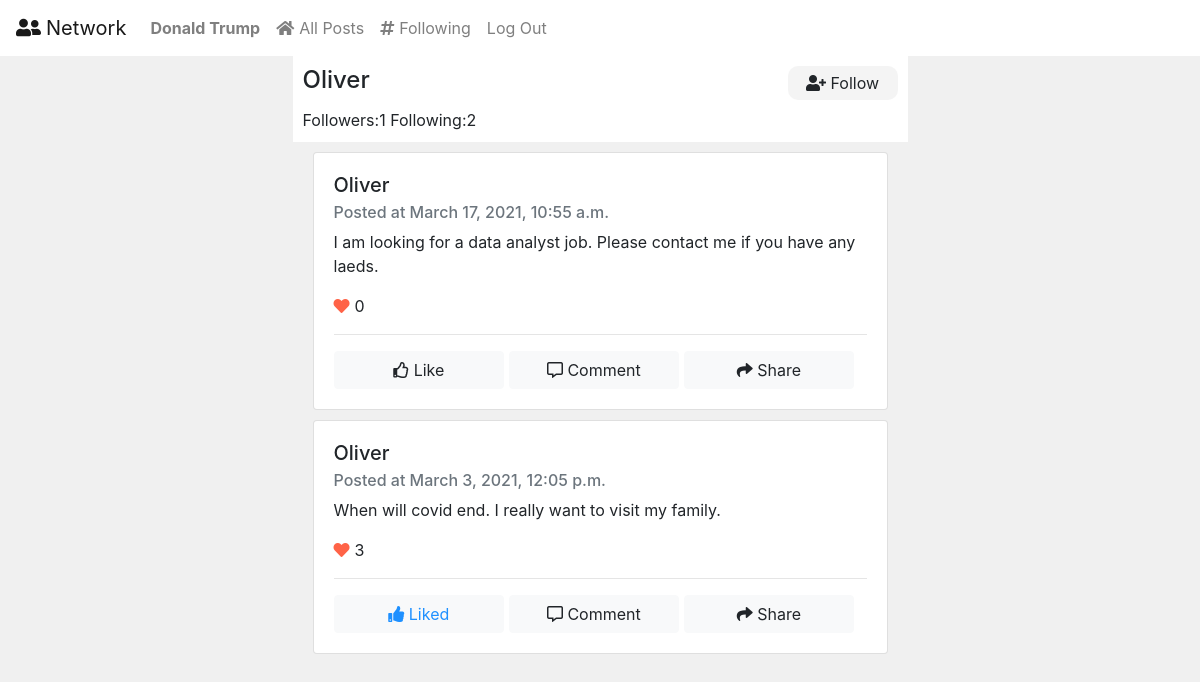
The app's page /profile/1 (signed in) with its own data.
### network/models.py (models this page shows, shortened)
class User(AbstractUser):
    pass

class Post(models.Model):
    user = models.ForeignKey(User, on_delete=models.CASCADE, related_name="posts")
    content = models.TextField(max_length=512)
    timestamp = models.DateTimeField(auto_now_add=True)
    likes = models.ManyToManyField(User, related_name="liked")

### network/views.py (the view)
# urls.py: path("profile/<int:user_id>", views.profile, name="profile"),
def profile(request, user_id):
    user_profile = User.objects.get(pk=user_id)
    all_posts = Post.objects.filter(user=user_id).order_by("-timestamp")
    paginator = Paginator(all_posts, 8)
    page_number = request.GET.get('page')
    page_obj = paginator.get_page(page_number)
    profile_follower = Follower.objects.filter(user=user_profile)
    profile_follower_id = flatten(profile_follower.values_list('follower'))
    if request.method == "POST":
        if 'follow' in request.POST:
            Follower.objects.create(user=user_profile, follower=request.user)
        elif 'unfollow' in request.POST:
            Follower.objects.get(user=user_profile, follower=request.user).delete()
        return HttpResponseRedirect(reverse("profile", args=(user_id,)))
    return render(request, "network/profile.html", {
        "user_profile": user_profile,
        "page_obj": page_obj,
        "profile_follower_id": profile_follower_id,
    })

### network/templates/network/profile.html (shortened to what this page needs)
{% extends "network/layout.html" %}
{% load static %}
{% block body %}
    <div class="row">
        <div class="col"></div>
        <div class="col-6">
            <div class="user-details">
                <div class="user-details-top">
                    <h4 class="username">{{ user_profile.username|capfirst }}</h4>
                    <div class="user-details-top-follow">
                        <form action="#" method="post">
                            {% if user != user_profile %}
                                {% if user.id not in profile_follower_id %}
                                    <label for="follow" class="follow-btn"><i class="fas fa-user-plus"></i>  Follow</label>
                                {% else%}
                                    <label for="unfollow" class="unfollow-btn"><i class="fas fa-user-minus"></i>  Unfollow</label>
                                    <input id="unfollow" class="unfollow" type="submit" name="unfollow" value="following">
                                {% endif %}
                            {% endif %}
                        </form>
                    </div>
                </div>
                    <div class="connection">
                        <span>Followers:{{ user_profile.follower.count }}</span>
                        <span>Following:{{ user_profile.following.count }}</span>
                    </div>
            </div>
            {%  for post in page_obj %}
                <div class="card">
                    <div class="card-body">
                        <h5 class="card-title">{{ post.user.username|capfirst }}</h5>
                        <h6 class="card-subtitle mb-2 text-muted">Posted at {{ post.timestamp }}</h6>
                        <p class="card-text">{{ post.content }}</p>
                        <p><i class="fas fa-heart"></i><span class="card-text" id="likes{{ post.id }}">{{ post.likes.count }}</span></p>
                        <hr>
                        {% if user in post.likes.all %}
                            <button data-postid="{{ post.id }}" class="btn btn-light like" style="color:dodgerblue"><i class="fas fa-thumbs-up"></i> Liked</button>
                        {% else %}
                            <button data-postid="{{ post.id }}" class="btn btn-light like"><i class="far fa-thumbs-up"></i> Like</button>
                        {% endif %}
                        <button class="btn btn-light comment"><i class="far fa-comment-alt"></i> Comment</button>
                        <button class="btn btn-light share"><i class="fas fa-share"></i> Share</button>
                    </div>
                </div>
            {% endfor %}
        </div>
        <div class="col"></div>
    </div>
{% endblock %}

### network/templates/network/layout.html (shortened to what this page needs)
{% load static %}
<!DOCTYPE html>
<html lang="en">
    <head>
        <link rel="stylesheet" href="https://stackpath.bootstrapcdn.com/bootstrap/4.4.1/css/bootstrap.min.css">
        <link href="{% static 'network/styles.css' %}" rel="stylesheet">
        <link rel="stylesheet" href="{% static 'network/css/all.css' %}">
    </head>
    <body>
        <nav class="navbar navbar-expand-lg navbar-light" style="background-color: white;">
            <a class="navbar-brand" href="{% url 'index' %}"><i class="fas fa-user-friends"></i>Network</a>
            <div>
              <ul class="navbar-nav mr-auto">
                {% if user.is_authenticated %}
                    <li class="nav-item">
                        <a class="nav-link" href="/profile/{{ user.id }}"><strong>{{ user.username|capfirst }}</strong></a>
                    </li>
                {% endif %}
                <li class="nav-item">
                  <a class="nav-link" href="{% url 'index' %}"><i class="fas fa-home"></i>All Posts</a>
                </li>
                {% if user.is_authenticated %}
                    <li class="nav-item">
                        <a class="nav-link" href="{% url 'following' %}"><i class="fas fa-hashtag"></i>Following</a>
                    </li>
                    <li class="nav-item">
                        <a class="nav-link" href="{% url 'logout' %}">Log Out</a>
                    </li>
                {% endif %}
              </ul>
            </div>
          </nav>
        <div class="body">
            {% block body %}
            {% endblock %}
        </div>
    </body>
</html>

### network/static/network/styles.css (style rules this page uses)
body { background-color: rgb(235, 235, 235, 0.7); }
.fa-user-friends, .fa-home, .fa-hashtag { margin-right: 5px; }
.btn-light { width: 32%; outline: none; }
.col-6 { min-height: 100vh; padding:0px; }
.card { margin:10px 20px; }
.fa-heart { color:tomato; margin-right: 5px; }
.user-details { padding-top: 20px; padding:10px; background-color: white; width: 100%; }
.user-details-top { display: flex; justify-content: space-between; }
.follow-btn { background-color: rgb(240, 240, 240, 0.7); padding: 5px 10px; width: 110px; text-align:center; border-radius: 10px; cursor: pointer; }

### network/static/network/css/all.css (style rules this page uses)
.fa, .fas, .far, .fal, .fad, .fab { -moz-osx-font-smoothing: grayscale; -webkit-font-smoothing: antialiased; display: inline-block; font-style: normal; font-variant: normal; text-rendering: auto; line-height: 1; }
.fa-comment-alt:before { content: "\f27a"; }
.fa-hashtag:before { content: "\f292"; }
.fa-heart:before { content: "\f004"; }
.fa-home:before { content: "\f015"; }
.fa-share:before { content: "\f064"; }
.fa-thumbs-up:before { content: "\f164"; }
.fa-user-friends:before { content: "\f500"; }
.fa-user-plus:before { content: "\f234"; }
.far { font-family: 'Font Awesome 5 Free'; font-weight: 400; }

### records on screen
User: username "Donald Trump"
User: username "Oliver", follower.count "1", following.count "2"
Post: user.username "Oliver", timestamp "March 17, 2021, 10:55 a.m.", content "I am looking for a data analyst job. Please contact me if you have any laeds.", likes.count "0"
Post: user.username "Oliver", timestamp "March 3, 2021, 12:05 p.m.", content "When will covid end. I really want to visit my family.", likes.count "3"
